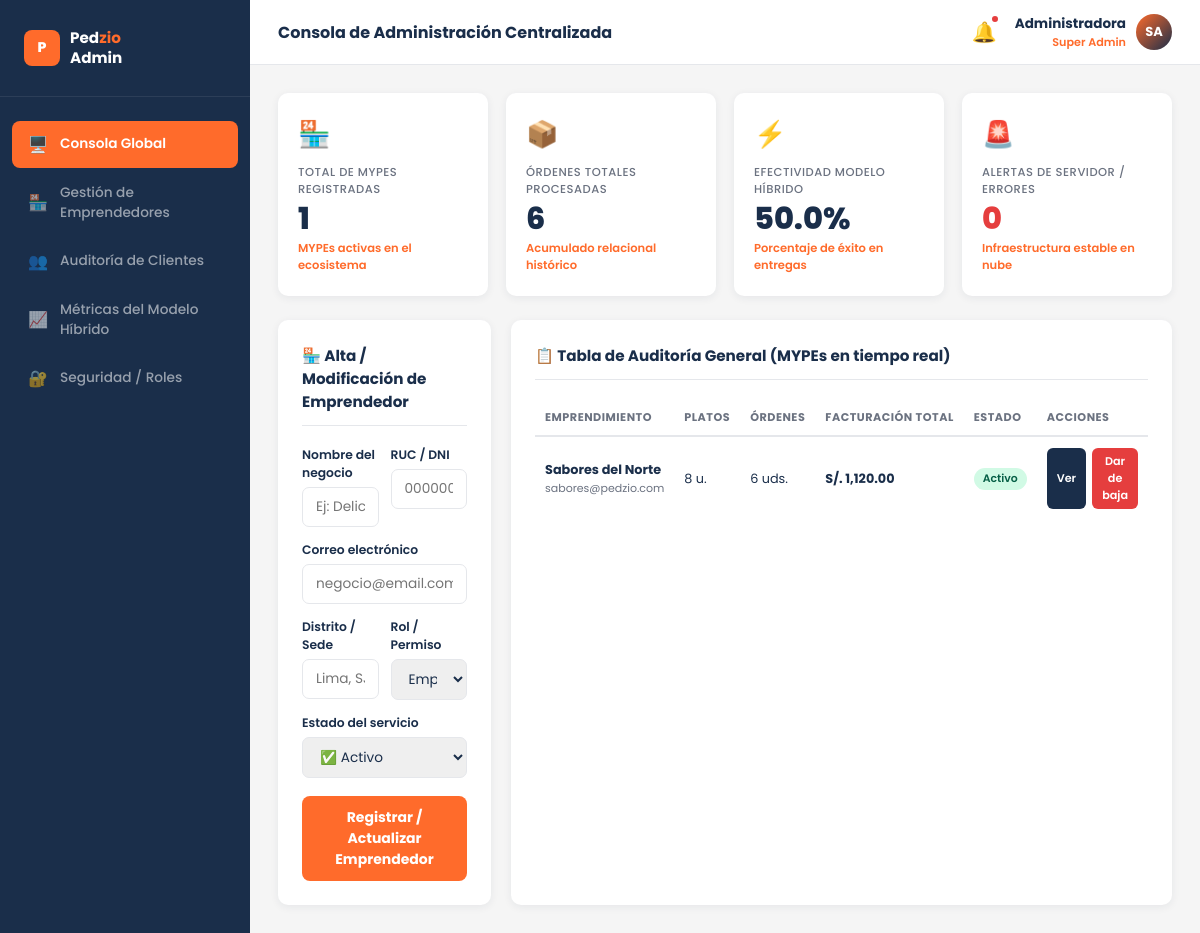
/superadmin.php, run on an earlier commit of the app's database.
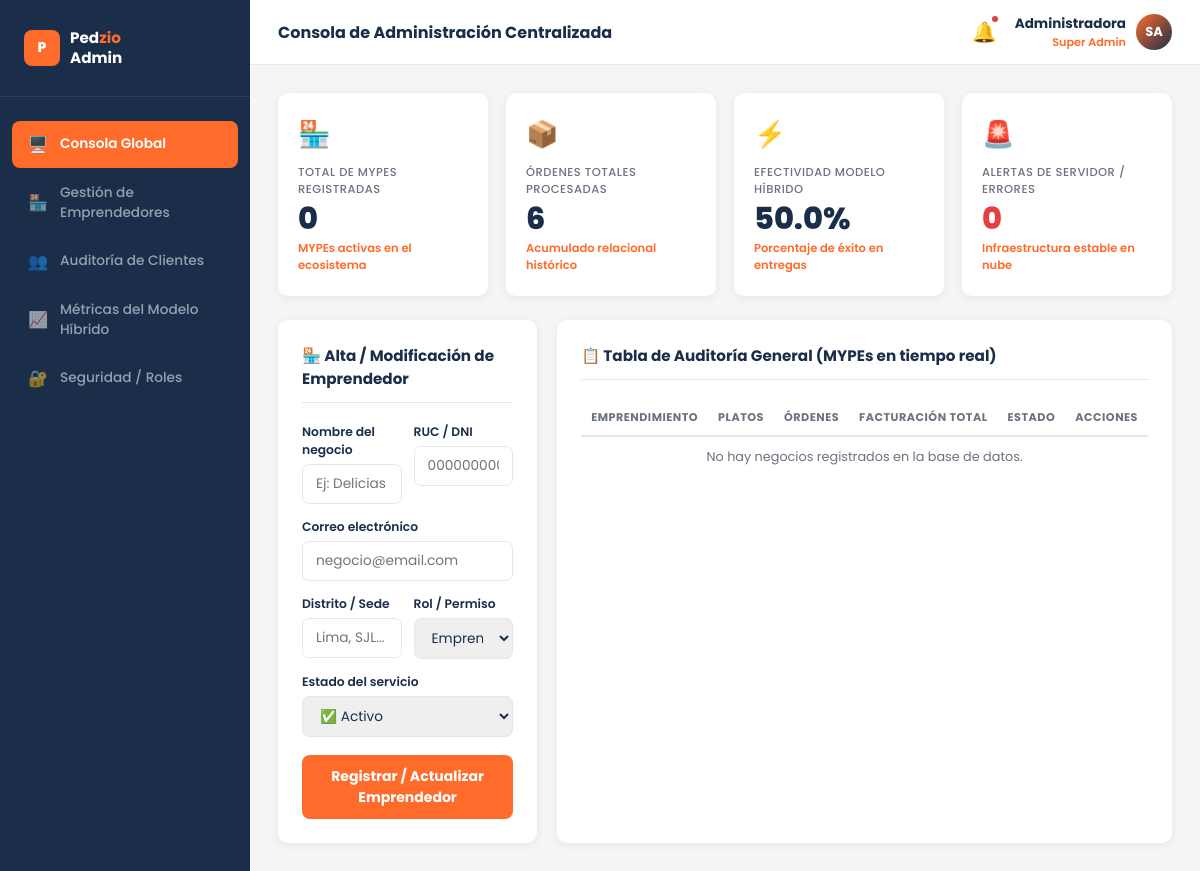
And on a later commit of the database.
### tables this page shows
CREATE TABLE Usuario (
  id_usuario  INT            NOT NULL AUTO_INCREMENT,
  nombre      VARCHAR(100)   NOT NULL,
  correo      VARCHAR(120)   NOT NULL,
  contrasena  VARCHAR(255)   NOT NULL,           
  telefono    VARCHAR(20)        NULL,
  rol         ENUM(
                'Emprendedor',
                'SuperAdmin'
              )              NOT NULL DEFAULT 'Emprendedor',
  activo      TINYINT(1)     NOT NULL DEFAULT 1,  
   
  PRIMARY KEY (id_usuario),
  UNIQUE KEY uq_correo_usr (correo)
);

### superadmin.php (the view, shortened to what this page needs)
<?php
require_once 'conexion.php';
try {
    $sql_global_kpis = "SELECT
                            (SELECT COUNT(*) FROM Usuario WHERE rol = 'Emprendedor' AND activo = 1) AS total_mypes,
                            (SELECT COUNT(*) FROM Pedido WHERE activo = 1) AS total_ordenes,
                            ROUND(
                              (SELECT COUNT(*) FROM Pedido WHERE estado = 'Entregado' AND activo = 1) * 100.0
                              / NULLIF((SELECT COUNT(*) FROM Pedido WHERE activo = 1), 0)
                            , 1) AS efectividad_pct";
    $stmt_kpis = $pdo->query($sql_global_kpis);
    $global_kpis = $stmt_kpis->fetch();
    $total_mypes     = $global_kpis['total_mypes'] ?? 0;
    $total_ordenes   = $global_kpis['total_ordenes'] ?? 0;
    $efectividad_pct = $global_kpis['efectividad_pct'] ?? 0.0;
    $sql_auditoria = "SELECT
                        u.id_usuario,
                        u.nombre AS negocio,
                        u.correo,
                        u.activo,
                        COUNT(DISTINCT pr.id_producto) AS total_productos,
                        COUNT(DISTINCT pe.id_pedido) AS total_pedidos,
                        COALESCE(SUM(i.monto), 0) AS facturacion_total
                      FROM Usuario u
                      LEFT JOIN Producto pr ON pr.id_usuario = u.id_usuario AND pr.activo = 1
                      LEFT JOIN Pedido pe ON pe.id_usuario = u.id_usuario AND pe.activo = 1
                      LEFT JOIN Ingreso i ON i.id_pedido = pe.id_pedido AND i.activo = 1
                      WHERE u.rol = 'Emprendedor'
                      GROUP BY u.id_usuario, u.nombre, u.correo, u.activo
                      ORDER BY facturacion_total DESC";
    $stmt_audit = $pdo->query($sql_auditoria);
    $auditoria_db = $stmt_audit->fetchAll();
} catch (PDOException $e) {
    $total_mypes = 0; $total_ordenes = 0; $efectividad_pct = 0.0;
    $auditoria_db = [];
}
?>
<!DOCTYPE html>
<html lang="es">
<head>
</head>
<body>
<aside class="sidebar">
  <div class="sidebar-brand">
    <div class="logo">P</div>
    <span>Ped<em>zio</em><br>Admin</span>
  </div>
  <nav class="sidebar-nav">
    <a href="#" class="nav-item active"><span class="nav-icon">🖥️</span> Consola Global</a>
    <a href="#" class="nav-item"><span class="nav-icon">🏪</span> Gestión de Emprendedores</a>
    <a href="#" class="nav-item"><span class="nav-icon">👥</span> Auditoría de Clientes</a>
    <a href="#" class="nav-item"><span class="nav-icon">📈</span> Métricas del Modelo Híbrido</a>
    <a href="#" class="nav-item"><span class="nav-icon">🔐</span> Seguridad / Roles</a>
  </nav>
</aside>
<div class="main">
  <header class="topbar">
    <h1>Consola de Administración Centralizada</h1>
    <div class="topbar-right">
      <div class="alert-bell" title="Alertas">
        🔔
        <div class="alert-dot"></div>
      </div>
      <div class="topbar-profile">
        <div class="profile-info">
          <div class="name">Administradora</div>
          <div class="role">Super Admin</div>
        </div>
        <div class="avatar">SA</div>
      </div>
    </div>
  </header>
  <main class="workspace">
    <div class="kpi-row">
      <div class="kpi-card">
        <div class="kpi-icon">🏪</div>
        <div class="kpi-label">Total de MYPEs Registradas</div>
        <div class="kpi-value"><?= $total_mypes ?></div>
        <div class="kpi-sub">MYPEs activas en el ecosistema</div>
      </div>
      <div class="kpi-card">
        <div class="kpi-icon">📦</div>
        <div class="kpi-label">Órdenes Totales Procesadas</div>
        <div class="kpi-value"><?= number_format($total_ordenes) ?></div>
        <div class="kpi-sub">Acumulado relacional histórico</div>
      </div>
      <div class="kpi-card">
        <div class="kpi-icon">⚡</div>
        <div class="kpi-label">Efectividad Modelo Híbrido</div>
        <div class="kpi-value"><?= $efectividad_pct ?>%</div>
        <div class="kpi-sub">Porcentaje de éxito en entregas</div>
      </div>
      <div class="kpi-card alert-card">
        <div class="kpi-icon">🚨</div>
        <div class="kpi-label">Alertas de Servidor / Errores</div>
        <div class="kpi-value">0</div>
        <div class="kpi-sub">Infraestructura estable en nube</div>
      </div>
    </div>
    <div class="bottom-grid">
      <div class="card">
        <div class="card-title">🏪 Alta / Modificación de Emprendedor</div>
        <form method="POST" action="admin_emprendedor.php">
          <div class="form-row">
            <div class="form-group">
              <label>Nombre del negocio</label>
              <input type="text" name="negocio" placeholder="Ej: Delicias del Centro">
            </div>
            <div class="form-group">
              <label>RUC / DNI</label>
              <input type="text" name="ruc" placeholder="00000000000">
            </div>
          </div>
          <div class="form-group">
            <label>Correo electrónico</label>
            <input type="email" name="email" placeholder="negocio@email.com">
          </div>
          <div class="form-row">
            <div class="form-group">
              <label>Distrito / Sede</label>
              <input type="text" name="distrito" placeholder="Lima, SJL...">
            </div>
            <div class="form-group">
              <label>Rol / Permiso</label>
              <select name="rol">
                <option value="emprendedor">Emprendedor</option>
              </select>
            </div>
          </div>
          <div class="form-group">
            <label>Estado del servicio</label>
            <select name="estado">
              <option value="activo">✅ Activo</option>
            </select>
          </div>
          <button type="submit" class="btn-submit">Registrar / Actualizar Emprendedor</button>
        </form>
      </div>
      <div class="card">
        <div class="card-title">📋 Tabla de Auditoría General (MYPEs en tiempo real)</div>
        <div style="overflow-x:auto">
        <table class="data-table">
          <thead>
            <tr>
              <th>Emprendimiento</th>
              <th>Platos</th>
              <th>Órdenes</th>
              <th>Facturación Total</th>
              <th>Estado</th>
              <th>Acciones</th>
            </tr>
          </thead>
          <tbody>
            <?php if (empty($auditoria_db)): ?>
            <tr>
              <td colspan="6" style="text-align: center; color: var(--gray-text);">No hay negocios registrados en la base de datos.</td>
            </tr>
            <?php else: ?>
              <?php
              foreach ($auditoria_db as $e):
                $badge = $e['activo'] == 1 ? 'badge-active' : 'badge-inactive';
                $label = $e['activo'] == 1 ? 'Activo' : 'Suspendido';
              ?>
              <tr>
                <td><strong><?= htmlspecialchars($e['negocio']) ?></strong><br><span style="font-size:11px; color:var(--gray-text);"><?= htmlspecialchars($e['correo']) ?></span></td>
                <td><?= $e['total_productos'] ?> u.</td>
                <td><?= $e['total_pedidos'] ?> uds.</td>
                <td style="font-weight: 700; color: var(--navy);">S/. <?= number_format($e['facturacion_total'], 2) ?></td>
                <td><span class="badge <?= $badge ?>"><?= $label ?></span></td>
                <td>
                  <div class="action-btns">
                    <button class="btn-view">Ver</button>
                    <button class="btn-suspend">Dar de baja</button>
                  </div>
                </td>
              </tr>
              <?php endforeach; ?>
            <?php endif; ?>
          </tbody>
        </table>
        </div>
      </div>
    </div>
  </main>
</div>
</body>
</html>

What changed in the data, as far as the page shows it:
removed usuario: nombre "Sabores del Norte", correo "sabores@pedzio.com", total_productos "8", total_pedidos "6", facturacion_total "1,120.00", activo "Activo"
Also different on the page:
$total_mypes: "1" → "0"
text now shown: "No hay negocios registrados en la base de datos."
